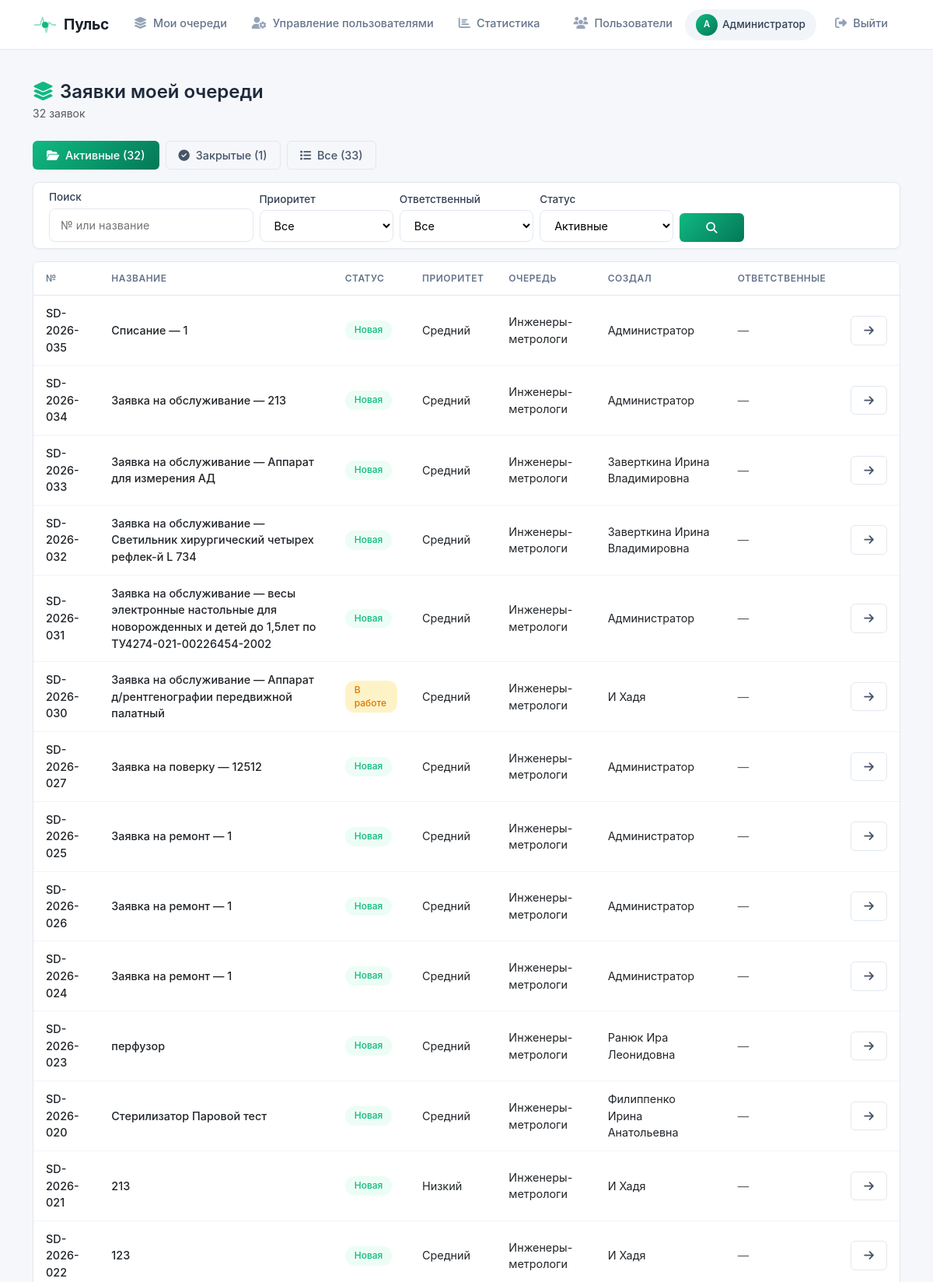
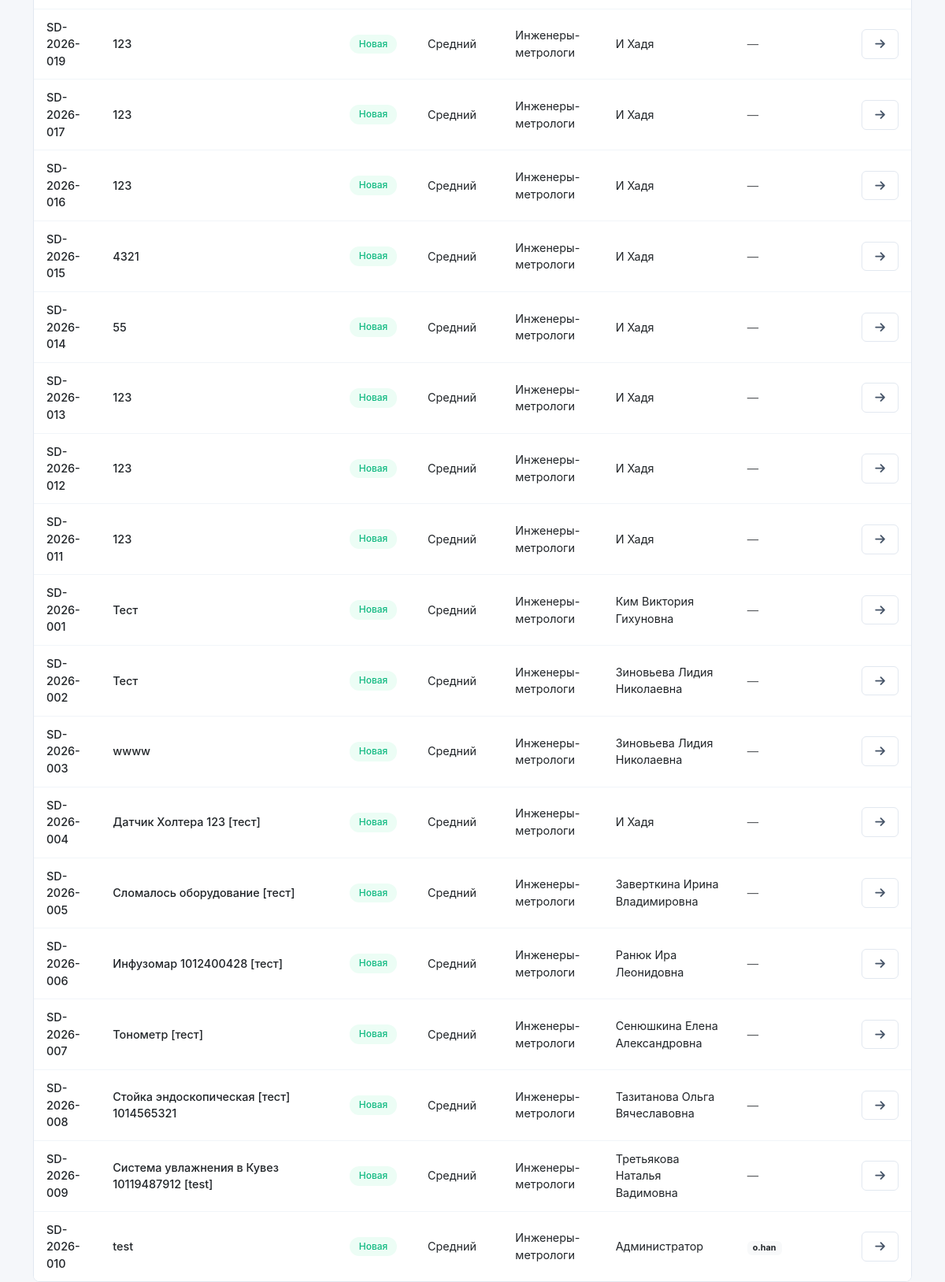
The app's page /queue-tickets (signed in) with its own data (2 pictures, top to bottom).
### models.py (models this page shows, shortened)
class User(UserMixin, db.Model):
    id = db.Column(db.Integer, primary_key=True)
    username = db.Column(db.String(80), unique=True, nullable=False)
    password = db.Column(db.String(200), nullable=False)
    full_name = db.Column(db.String(300), nullable=True)
    email = db.Column(db.String(120), unique=True, nullable=False)
    phone = db.Column(db.String(20), nullable=True)
    department = db.Column(db.String(200), nullable=True)
    position = db.Column(db.String(200), nullable=True)
    office = db.Column(db.String(50), nullable=True)
    role = db.Column(db.Integer, default=1)
    created_at = db.Column(db.DateTime, default=datetime.now(tz))
    notify_email = db.Column(db.Boolean, default=True)
    queues = db.relationship('Queue', secondary='user_queue', back_populates='members')
    admin_queues = db.relationship('Queue', secondary='queue_admins', back_populates='admins')
    assigned_tickets = db.relationship('Ticket', secondary='ticket_assignees', back_populates='assignees')
    created_tickets = db.relationship('Ticket', foreign_keys='Ticket.created_by_id', backref='creator')
    allowed_queues = db.relationship(
        'Queue',
        secondary='queue_links',
        primaryjoin='Queue.id == queue_links.c.queue_from',
        secondaryjoin='Queue.id == queue_links.c.queue_to',
        backref='allowed_by_queues'
    )
    bookings = db.relationship('Booking', backref='user', lazy=True)
    @property
    def department(self):
        return ', '.join(q.name for q in self.queues)

class Ticket(db.Model):
    id = db.Column(db.Integer, primary_key=True)
    ticket_number = db.Column(db.String(20), unique=True, nullable=False)
    title = db.Column(db.String(200), nullable=False)
    description = db.Column(db.Text, nullable=False)
    status = db.Column(db.String(50), default='Новая')
    priority = db.Column(db.String(20), default='Средний')
    start_date = db.Column(db.DateTime, nullable=True)
    deadline = db.Column(db.DateTime, nullable=True)
    actual_deadline = db.Column(db.DateTime, nullable=True)
    created_by_id = db.Column(db.Integer, db.ForeignKey('user.id'))
    queue_id = db.Column(db.Integer, db.ForeignKey('queue.id'), nullable=True)
    rating = db.Column(db.Integer, nullable=True)
    feedback_text = db.Column(db.Text, nullable=True)
    created_at = db.Column(db.DateTime, default=datetime.now(tz))
    updated_at = db.Column(db.DateTime, default=datetime.now(tz), onupdate=datetime.now(tz))
    closed_at = db.Column(db.DateTime, nullable=True)
    assignees = db.relationship('User', secondary='ticket_assignees', back_populates='assigned_tickets')
    attachments = db.relationship('Attachment', backref='ticket', lazy=True)
    metrologist_request = db.relationship(
        'MetrologistRequest',
        back_populates='ticket',
        uselist=False,
        cascade='all, delete-orphan'
    )

class Queue(db.Model):
    id = db.Column(db.Integer, primary_key=True)
    name = db.Column(db.String(100), nullable=False, unique=True)
    description = db.Column(db.Text, nullable=True)
    is_active = db.Column(db.Boolean, default=True)
    queue_type = db.Column(db.String(50), default='default')
    created_at = db.Column(db.DateTime, default=datetime.now(tz))
    created_by_id = db.Column(db.Integer, db.ForeignKey('user.id'))
    mail = db.Column(db.Text,default = None)
    admins = db.relationship('User', secondary='queue_admins', back_populates='admin_queues')
    members = db.relationship('User', secondary='user_queue', back_populates='queues')
    tickets = db.relationship('Ticket', backref='queue', lazy=True)
    cars = db.relationship('Car', backref='queue', lazy=True)
    created_by = db.relationship('User', foreign_keys=[created_by_id])

### core/tickets.py (the view, shortened to what this page needs)
@tickets_bp.route('/queue-tickets')
@login_required
def queue_tickets():
    queue_ids = [q.id for q in current_user.queues]
    if not queue_ids:
        return render_template('queue_tickets.html', tickets=[], total_count=0, active_count=0, closed_count=0)
    query = Ticket.query.filter(Ticket.queue_id.in_(queue_ids))
    status_filter = request.args.get('status', 'active')
    search = request.args.get('search', '').strip()
    priority = request.args.get('priority', '').strip()
    assignee = request.args.get('assignee', '')
    if status_filter == 'active':
        query = query.filter(Ticket.status.in_(['Новая', 'В работе']))
    elif status_filter == 'closed':
        query = query.filter(Ticket.status == 'Закрыта')
    elif status_filter == 'all':
        pass
    else:
        query = query.filter(Ticket.status == status_filter)
    if priority:
        query = query.filter(Ticket.priority == priority)
    if assignee == 'me':
        query = query.filter(Ticket.assignees.any(id=current_user.id))
    elif assignee == 'unassigned':
        query = query.filter(~Ticket.assignees.any())
    tickets = query.order_by(Ticket.created_at.desc()).all()
    base_query = Ticket.query.filter(Ticket.queue_id.in_(queue_ids))
    total_count = base_query.count()
    active_count = base_query.filter(Ticket.status.in_(['Новая', 'В работе'])).count()
    closed_count = base_query.filter(Ticket.status == 'Закрыта').count()
    return render_template('queue_tickets.html',
                         tickets=tickets,
                         total_count=total_count,
                         active_count=active_count,
                         closed_count=closed_count,
                         status_filter=status_filter,
                         search_query=search,
                         priority_filter=priority,
                         assignee_filter=assignee)

### templates/queue_tickets.html (shortened to what this page needs)
{% extends "base.html" %}
{% block content %}
<div class="d-flex justify-content-between align-items-center mb-4">
    <div>
        <h4 class="mb-0 fw-semibold">
            <i class="fas fa-layer-group me-2" style="color: var(--primary);"></i>Заявки моей очереди
        </h4>
        <span class="text-muted small">{{ tickets|length }} заявок</span>
    </div>
</div>
<div class="row g-2 mb-3">
    <div class="col-auto">
        <a href="{{ url_for('tickets.queue_tickets', status='active') }}" class="btn btn-sm {% if status_filter == 'active' %}btn-primary-gradient{% else %}btn-outline-modern{% endif %}">
            <i class="fas fa-folder-open me-1"></i> Активные ({{ active_count }})
        </a>
    </div>
    <div class="col-auto">
        <a href="{{ url_for('tickets.queue_tickets', status='closed') }}" class="btn btn-sm {% if status_filter == 'closed' %}btn-primary-gradient{% else %}btn-outline-modern{% endif %}">
            <i class="fas fa-check-circle me-1"></i> Закрытые ({{ closed_count }})
        </a>
    </div>
    <div class="col-auto">
        <a href="{{ url_for('tickets.queue_tickets', status='all') }}" class="btn btn-sm {% if status_filter == 'all' %}btn-primary-gradient{% else %}btn-outline-modern{% endif %}">
            <i class="fas fa-list me-1"></i> Все ({{ total_count }})
        </a>
    </div>
</div>
<div class="card-modern mb-3 animate-fade-in">
    <div class="card-body py-2">
        <form method="GET" action="{{ url_for('tickets.queue_tickets') }}" class="row g-2 align-items-end">
            <div class="col-md-3">
                <label class="form-label-modern small">Поиск</label>
                <input type="text" class="form-control-modern" name="search" value="{{ search_query }}" placeholder="№ или название">
            </div>
            <div class="col-md-2">
                <label class="form-label-modern small">Приоритет</label>
                <select class="form-select-modern" name="priority">
                    <option value="">Все</option>
                </select>
            </div>
            <div class="col-md-2">
                <label class="form-label-modern small">Ответственный</label>
                <select class="form-select-modern" name="assignee">
                    <option value="">Все</option>
                </select>
            </div>
            <div class="col-md-2">
                <label class="form-label-modern small">Статус</label>
                <select class="form-select-modern" name="status">
                    <option value="active" {% if status_filter == 'active' %}selected{% endif %}>Активные</option>
                </select>
            </div>
            <div class="col-md-1">
                <button type="submit" class="btn btn-primary-gradient w-100"><i class="fas fa-search"></i></button>
            </div>
        </form>
    </div>
</div>
<div class="table-modern animate-fade-in">
    <table class="table mb-0">
        <thead>
            <tr>
                <th>№</th>
                <th>Название</th>
                <th>Статус</th>
                <th>Приоритет</th>
                <th>Очередь</th>
                <th>Создал</th>
                <th>Ответственные</th>
                <th></th>
            </tr>
        </thead>
        <tbody>
            {% for ticket in tickets %}
                <tr>
                    <td><span class="fw-medium">{{ ticket.ticket_number }}</span></td>
                    <td><a href="{{ url_for('tickets.ticket_detail', ticket_id=ticket.id) }}" class="fw-medium text-dark">{{ ticket.title }}</a></td>
                    <td>
                        <span class="badge-status
                            {% if ticket.status == 'Новая' %}badge-status-new
                            {% elif ticket.status == 'В работе' %}badge-status-work
                            {% elif ticket.status == 'Закрыта' %}badge-status-closed
                            {% else %}badge-status-other{% endif %}">
                            {{ ticket.status }}
                        </span>
                    </td>
                    <td><span class="priority-{{ ticket.priority.lower() }}">{{ ticket.priority }}</span></td>
                    <td>{% if ticket.queue %}{{ ticket.queue.name }}{% else %}<span class="text-muted">—</span>{% endif %}</td>
                    <td>{{ ticket.creator.full_name or ticket.creator.username if ticket.creator else '—' }}</td>
                    <td>
                        {% for assignee in ticket.assignees %}
                            <span class="badge bg-light text-dark border-0">{{ assignee.username }}</span>
                        {% else %}
                            <span class="text-muted">—</span>
                        {% endfor %}
                    </td>
                    <td><a href="{{ url_for('tickets.ticket_detail', ticket_id=ticket.id) }}" class="btn btn-outline-modern btn-sm"><i class="fas fa-arrow-right"></i></a></td>
                </tr>
            {% endfor %}
        </tbody>
    </table>
</div>
{% endblock %}

### templates/base.html (shortened to what this page needs)
<!DOCTYPE html>
<html lang="ru">
<head>
    <link href="https://cdn.jsdelivr.net/npm/bootstrap@5.3.0/dist/css/bootstrap.min.css" rel="stylesheet">
    <link href="https://cdnjs.cloudflare.com/ajax/libs/font-awesome/6.4.0/css/all.min.css" rel="stylesheet">
    <link rel="stylesheet" href="{{ url_for('static', filename='style.css') }}">
    <link href="https://cdn.quilljs.com/1.3.6/quill.snow.css" rel="stylesheet">
</head>
<body>
    <nav class="navbar navbar-expand-lg navbar-custom">
        <div class="container">
            <a class="navbar-brand" href="{{ url_for('index') }}">
                <span class="logo-pulse">
                    <span class="pulse-icon">
                        <span class="pulse-dot"></span>
                    </span>
                    Пульс
                </span>
            </a>
            <div class="collapse navbar-collapse" id="navbarNav">
                <ul class="navbar-nav me-auto">
                    {% if current_user.is_authenticated and current_user.admin_queues %}
                        <li class="nav-item">
                            <a class="nav-link {{ 'active' if request.endpoint == 'my_queues' }}" href="{{ url_for('my_queues.my_queues') }}">
                                <i class="fas fa-layer-group"></i> Мои очереди
                            </a>
                        </li>
                    {% endif %}
                    {% if current_user.is_authenticated and current_user.role == 0 %}
                        <li class="nav-item dropdown">
                            <a class="nav-link {{ 'active' if request.endpoint == 'admin_users' }}" href="{{ url_for('user_mgmt.admin_users') }}">
                                <i class="fas fa-user-cog"></i> Управление пользователями
                            </a>
                        </li>
                        <li class="nav-item">
                            <a class="nav-link {{ 'active' if request.endpoint == 'statistics' }}" href="{{ url_for('statistics.statistics') }}">
                                <i class="fas fa-chart-bar"></i> Статистика
                            </a>
                        </li>
                    {% endif %}
                </ul>
                <ul class="navbar-nav align-items-center">
                    {% if current_user.is_authenticated %}
                        <li class="nav-item">
                            <a class="nav-link {{ 'active' if request.endpoint == 'users_list' }}" href="{{ url_for('users_list') }}">
                                <i class="fas fa-users"></i> Пользователи
                            </a>
                        </li>
                        <li class="nav-item me-2">
                            <a href="{{ url_for('profile') }}" class="user-badge-link" title="Перейти в профиль">
                                <span class="user-badge">
                                    <span class="user-avatar-mini">{{ (current_user.full_name or current_user.username)[0]|upper }}</span>
                                    {{ current_user.full_name or current_user.username }}
                                </span>
                            </a>
                        </li>
                        <li class="nav-item">
                            <a class="nav-link btn-logout" href="{{ url_for('login.logout') }}">
                                <i class="fas fa-sign-out-alt"></i> Выйти
                            </a>
                        </li>
                    {% else %}
                        <li class="nav-item">
                            <a class="nav-link btn-login" href="{{ url_for('login') }}">
                                <i class="fas fa-sign-in-alt"></i> Войти
                            </a>
                        </li>
                    {% endif %}
                </ul>
            </div>
        </div>
    </nav>
    <div class="container mt-4 pt-3">
        {% block content %}{% endblock %}
    </div>
</body>
</html>

### records on screen
User: full_name "А", full_name "Администратор"
Ticket: ticket_number "SD-2026-035", title "Списание — 1", status "Новая", priority "Средний", queue.name "Инженеры-метрологи", creator "Администратор"
Ticket: ticket_number "SD-2026-034", title "Заявка на обслуживание — 213", status "Новая", priority "Средний", queue.name "Инженеры-метрологи", creator "Администратор"
Ticket: ticket_number "SD-2026-033", title "Заявка на обслуживание — Аппарат для измерения АД", status "Новая", priority "Средний", queue.name "Инженеры-метрологи", creator "Заверткина Ирина Владимировна"
Ticket: ticket_number "SD-2026-032", title "Заявка на обслуживание — Светильник хирургический четырех рефлек-й L 734", status "Новая", priority "Средний", queue.name "Инженеры-метрологи", creator "Заверткина Ирина Владимировна"
Ticket: ticket_number "SD-2026-031", title "Заявка на обслуживание — весы электронные настольные для новорожденных и детей до 1,5лет по ТУ4274-021-00226454-2002", status "Новая", priority "Средний", queue.name "Инженеры-метрологи", creator "Администратор"
Ticket: ticket_number "SD-2026-030", title "Заявка на обслуживание — Аппарат д/рентгенографии передвижной палатный", status "В работе", priority "Средний", queue.name "Инженеры-метрологи", creator "И Хадя"
Ticket: ticket_number "SD-2026-027", title "Заявка на поверку — 12512", status "Новая", priority "Средний", queue.name "Инженеры-метрологи", creator "Администратор"
Ticket: ticket_number "SD-2026-025", title "Заявка на ремонт — 1", status "Новая", priority "Средний", queue.name "Инженеры-метрологи", creator "Администратор"
Ticket: ticket_number "SD-2026-026", title "Заявка на ремонт — 1", status "Новая", priority "Средний", queue.name "Инженеры-метрологи", creator "Администратор"
Ticket: ticket_number "SD-2026-024", title "Заявка на ремонт — 1", status "Новая", priority "Средний", queue.name "Инженеры-метрологи", creator "Администратор"
Ticket: ticket_number "SD-2026-023", title "перфузор", status "Новая", priority "Средний", queue.name "Инженеры-метрологи", creator "Ранюк Ира Леонидовна"
Ticket: ticket_number "SD-2026-020", title "Стерилизатор Паровой тест", status "Новая", priority "Средний", queue.name "Инженеры-метрологи", creator "Филиппенко Ирина Анатольевна"
Ticket: ticket_number "SD-2026-021", title "213", status "Новая", priority "Низкий", queue.name "Инженеры-метрологи", creator "И Хадя"
Ticket: ticket_number "SD-2026-022", title "123", status "Новая", priority "Средний", queue.name "Инженеры-метрологи", creator "И Хадя"
Ticket: ticket_number "SD-2026-019", title "123", status "Новая", priority "Средний", queue.name "Инженеры-метрологи", creator "И Хадя"
Ticket: ticket_number "SD-2026-017", title "123", status "Новая", priority "Средний", queue.name "Инженеры-метрологи", creator "И Хадя"
Ticket: ticket_number "SD-2026-016", title "123", status "Новая", priority "Средний", queue.name "Инженеры-метрологи", creator "И Хадя"
Ticket: ticket_number "SD-2026-015", title "4321", status "Новая", priority "Средний", queue.name "Инженеры-метрологи", creator "И Хадя"
Ticket: ticket_number "SD-2026-014", title "55", status "Новая", priority "Средний", queue.name "Инженеры-метрологи", creator "И Хадя"
Ticket: ticket_number "SD-2026-013", title "123", status "Новая", priority "Средний", queue.name "Инженеры-метрологи", creator "И Хадя"
Ticket: ticket_number "SD-2026-012", title "123", status "Новая", priority "Средний", queue.name "Инженеры-метрологи", creator "И Хадя"
Ticket: ticket_number "SD-2026-011", title "123", status "Новая", priority "Средний", queue.name "Инженеры-метрологи", creator "И Хадя"
Ticket: ticket_number "SD-2026-001", title "Тест", status "Новая", priority "Средний", queue.name "Инженеры-метрологи", creator "Ким Виктория Гихуновна"
Ticket: ticket_number "SD-2026-002", title "Тест", status "Новая", priority "Средний", queue.name "Инженеры-метрологи", creator "Зиновьева Лидия Николаевна"
Ticket: ticket_number "SD-2026-003", title "wwww", status "Новая", priority "Средний", queue.name "Инженеры-метрологи", creator "Зиновьева Лидия Николаевна"
Ticket: ticket_number "SD-2026-004", title "Датчик Холтера 123 [тест]", status "Новая", priority "Средний", queue.name "Инженеры-метрологи", creator "И Хадя"
Ticket: ticket_number "SD-2026-005", title "Сломалось оборудование [тест]", status "Новая", priority "Средний", queue.name "Инженеры-метрологи", creator "Заверткина Ирина Владимировна"
Ticket: ticket_number "SD-2026-006", title "Инфузомар 1012400428 [тест]", status "Новая", priority "Средний", queue.name "Инженеры-метрологи", creator "Ранюк Ира Леонидовна"
Ticket: ticket_number "SD-2026-007", title "Тонометр [тест]", status "Новая", priority "Средний", queue.name "Инженеры-метрологи", creator "Сенюшкина Елена Александровна"
Ticket: ticket_number "SD-2026-008", title "Стойка эндоскопическая [тест] 1014565321", status "Новая", priority "Средний", queue.name "Инженеры-метрологи", creator "Тазитанова Ольга Вячеславовна"
Ticket: ticket_number "SD-2026-009", title "Система увлажнения в Кувез 10119487912 [test]", status "Новая", priority "Средний", queue.name "Инженеры-метрологи", creator "Третьякова Наталья Вадимовна"
Ticket: ticket_number "SD-2026-010", title "test", status "Новая", priority "Средний", queue.name "Инженеры-метрологи", creator "Администратор"
User: username "o.han"

### other values on screen
{{ tickets|length }} "32"
{{ active_count }} "32"
{{ closed_count }} "1"
{{ total_count }} "33"
